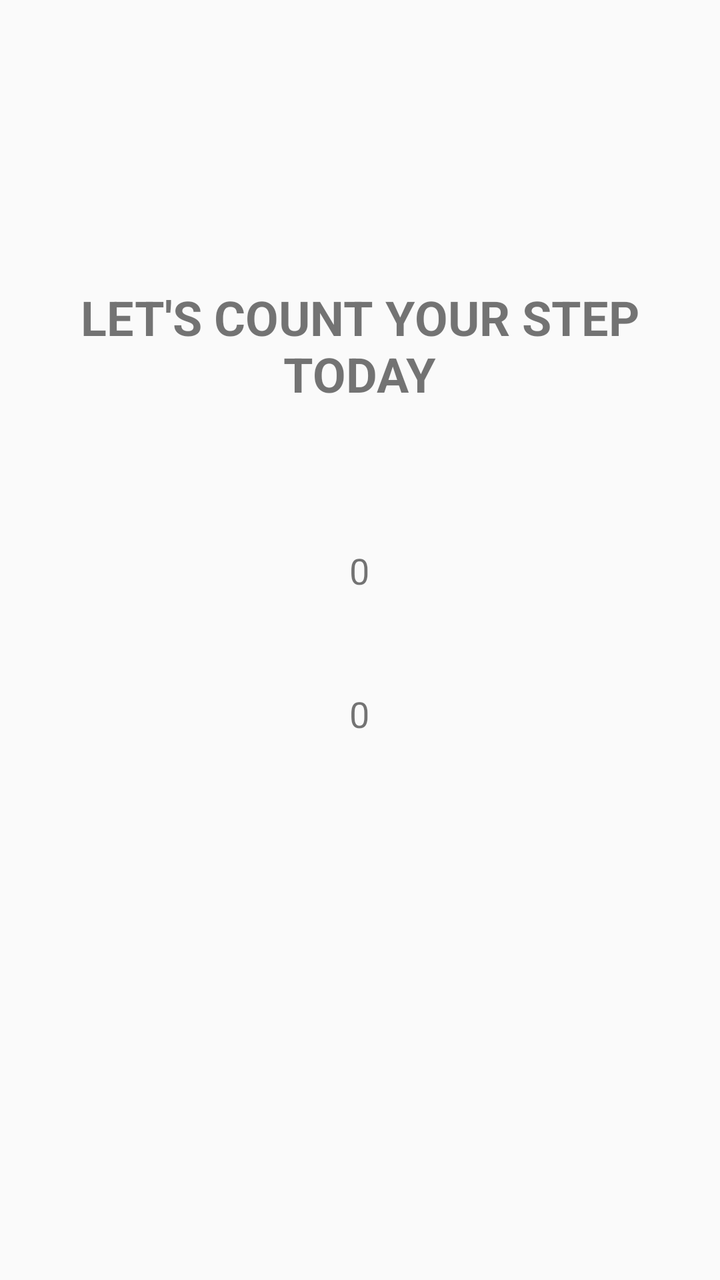
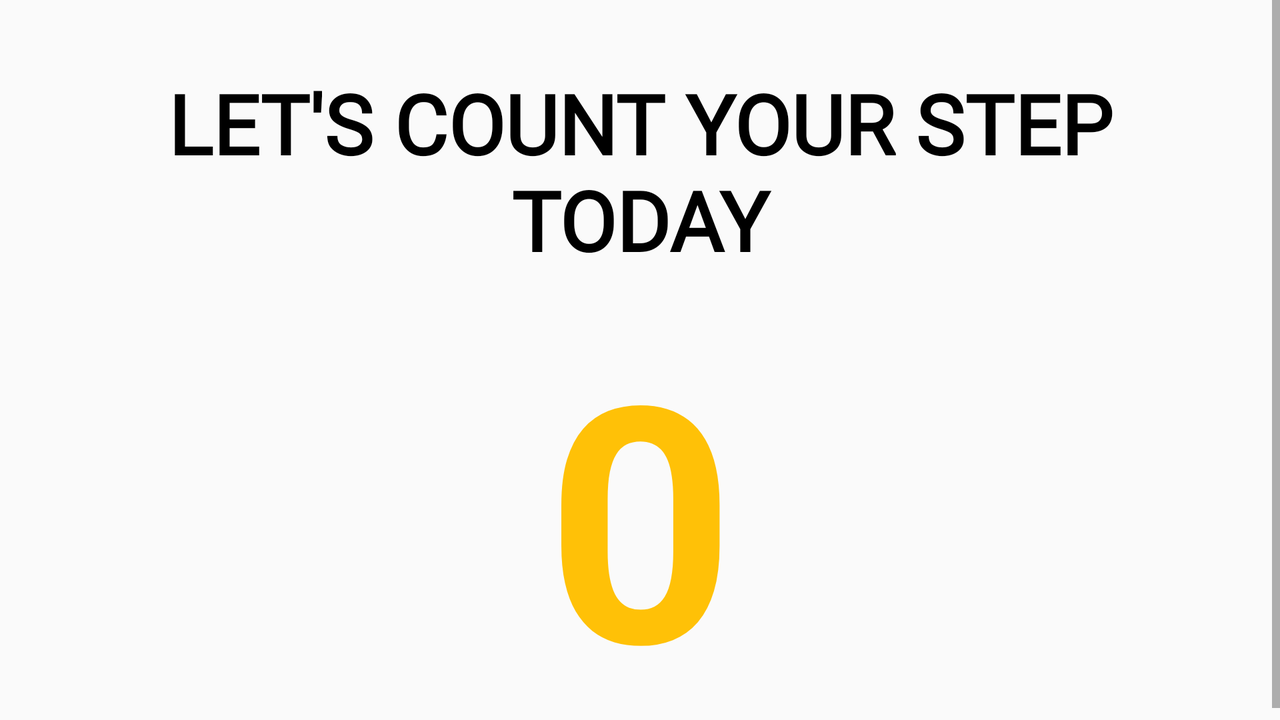

Compare how this app lays out the same screen by default and in its alternative resource folder. The renders come first, then the two layout files and the values they reference.
<!-- AndroidManifest.xml: application theme Theme.FitnessAndWorkout -->
<!-- res/layout/activity_step_counter.xml -->
<?xml version="1.0" encoding="utf-8"?>
<androidx.constraintlayout.widget.ConstraintLayout xmlns:android="http://schemas.android.com/apk/res/android"
    xmlns:app="http://schemas.android.com/apk/res-auto"
    xmlns:tools="http://schemas.android.com/tools"
    android:layout_width="match_parent"
    android:layout_height="match_parent"
    tools:context=".stepCounter">

    <TextView
        android:id="@+id/title"
        android:layout_width="281dp"
        android:layout_height="97dp"
        android:text="LET'S COUNT YOUR STEP TODAY"
        android:textSize="24sp"
        android:textStyle="bold"
        android:gravity="center"
        app:layout_constraintBottom_toBottomOf="parent"
        app:layout_constraintEnd_toEndOf="parent"
        app:layout_constraintHorizontal_bias="0.497"
        app:layout_constraintStart_toStartOf="parent"
        app:layout_constraintTop_toTopOf="parent"
        app:layout_constraintVertical_bias="0.229" />

    <TextView
        android:id="@+id/tvStepCounter"
        android:layout_width="154dp"
        android:layout_height="35dp"
        android:gravity="center"
        android:text="0"
        android:textSize="18sp"
        app:layout_constraintBottom_toBottomOf="parent"
        app:layout_constraintEnd_toEndOf="parent"
        app:layout_constraintHorizontal_bias="0.498"
        app:layout_constraintStart_toStartOf="parent"
        app:layout_constraintTop_toBottomOf="@+id/title"
        app:layout_constraintVertical_bias="0.121" />

    <TextView
        android:id="@+id/tvStepDetector"
        android:layout_width="154dp"
        android:layout_height="35dp"
        android:gravity="center"
        android:text="0"
        android:textSize="18sp"
        app:layout_constraintBottom_toBottomOf="parent"
        app:layout_constraintEnd_toEndOf="parent"
        app:layout_constraintHorizontal_bias="0.498"
        app:layout_constraintStart_toStartOf="parent"
        app:layout_constraintTop_toBottomOf="@+id/tvStepCounter"
        app:layout_constraintVertical_bias="0.121" />
</androidx.constraintlayout.widget.ConstraintLayout>
<!-- resources referenced by this layout -->
<resources>
  <style name="Theme.FitnessAndWorkout" parent="Theme.AppCompat.Light.NoActionBar">
          
          <item name="colorPrimary">@color/purple_500</item>
          <item name="colorPrimaryVariant">@color/purple_700</item>
          <item name="colorOnPrimary">@color/white</item>
          
          <item name="colorSecondary">@color/teal_200</item>
          <item name="colorSecondaryVariant">@color/teal_700</item>
          <item name="colorOnSecondary">@color/black</item>
          
          <item name="android:statusBarColor" tools:targetApi="l">?attr/colorPrimaryVariant</item>
          
      </style>
  <color name="purple_500">#FF6200EE</color>
  <color name="purple_700">#FF3700B3</color>
  <color name="white">#FFFFFFFF</color>
  <color name="teal_200">#FF03DAC5</color>
  <color name="teal_700">#FF018786</color>
  <color name="black">#FF000000</color>
</resources>
<!-- res/layout-normal-land/activity_step_counter.xml (the repository's variant of the layout above) -->
<!-- drawn on the phone turned sideways -->
<?xml version="1.0" encoding="utf-8"?>
<ScrollView
    xmlns:android="http://schemas.android.com/apk/res/android"
    xmlns:app="http://schemas.android.com/apk/res-auto"
    xmlns:tools="http://schemas.android.com/tools"
    android:layout_width="match_parent"
    android:layout_height="match_parent"
    tools:context=".stepCounter">
    <LinearLayout
        android:layout_width="match_parent"
        android:orientation="vertical"
        android:layout_marginTop="20dp"
        android:gravity="center"
        android:layout_gravity="center_vertical"
        android:layout_height="match_parent">

        <TextView
            android:id="@+id/title"
            android:layout_width="wrap_content"
            android:layout_height="wrap_content"
            android:layout_marginLeft="30dp"
            android:layout_marginRight="30dp"
            android:layout_marginBottom="10dp"
            android:fontFamily="@font/anton"
            android:gravity="center"
            android:text="LET'S COUNT YOUR STEP TODAY"
            android:textColor="@color/black"
            android:textSize="20pt"
            android:textStyle="bold" />

        <TextView
            android:id="@+id/tvStepDetector"
            android:layout_width="wrap_content"
            android:layout_height="wrap_content"
            android:gravity="center"
            android:text="0"
            android:textColor="@color/yellow"
            android:textSize="80pt"
            android:textStyle="bold" />

    </LinearLayout>
</ScrollView>
<!-- resources referenced by the variant -->
<!-- as the phone turned sideways resolves them -->
<resources>
  <color name="black">#FF000000</color>
  <color name="yellow">#FFC107</color>
  <style name="Theme.FitnessAndWorkout" parent="Theme.AppCompat.Light.NoActionBar">
          
          <item name="colorPrimary">@color/purple_500</item>
          <item name="colorPrimaryVariant">@color/purple_700</item>
          <item name="colorOnPrimary">@color/white</item>
          
          <item name="colorSecondary">@color/teal_200</item>
          <item name="colorSecondaryVariant">@color/teal_700</item>
          <item name="colorOnSecondary">@color/black</item>
          
          <item name="android:statusBarColor" tools:targetApi="l">?attr/colorPrimaryVariant</item>
          
      </style>
  <color name="purple_500">#FF6200EE</color>
  <color name="purple_700">#FF3700B3</color>
  <color name="white">#FFFFFFFF</color>
  <color name="teal_200">#FF03DAC5</color>
  <color name="teal_700">#FF018786</color>
</resources>
